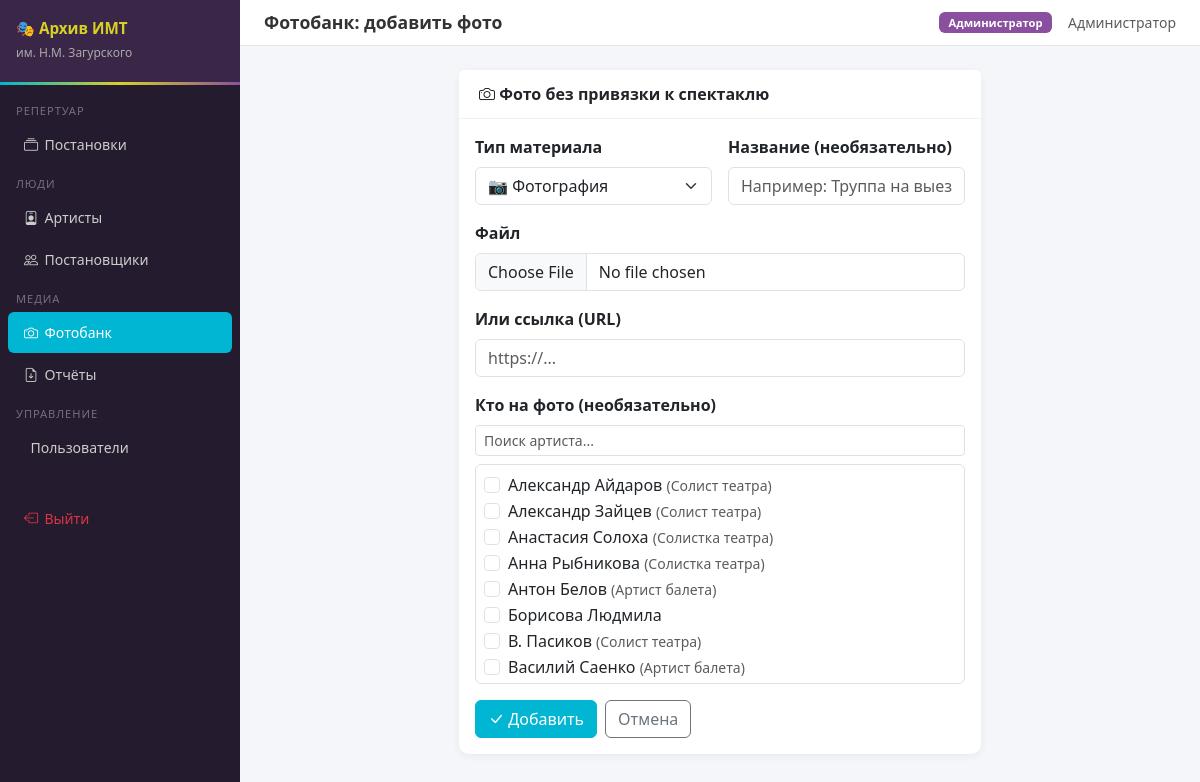
/photobank/add (signed in), run on the app's committed database.
### app.py (models this page shows, shortened)
class Role(db.Model):
    __tablename__ = 'roles'
    id           = db.Column(db.Integer, primary_key=True)
    name         = db.Column(db.String(50), unique=True, nullable=False)
    display_name = db.Column(db.String(100), nullable=False)
    users        = db.relationship('User', backref='role', lazy=True)

class User(UserMixin, db.Model):
    __tablename__ = 'users'
    id            = db.Column(db.Integer, primary_key=True)
    full_name     = db.Column(db.String(200), nullable=False)
    login         = db.Column(db.String(100), unique=True, nullable=False)
    password_hash = db.Column(db.String(255), nullable=False)
    role_id       = db.Column(db.Integer, db.ForeignKey('roles.id'), nullable=False)
    is_active     = db.Column(db.Boolean, default=True)
    created_at    = db.Column(db.DateTime, default=datetime.utcnow)
    @property
    def role_name(self):
        return self.role.name
    def can_edit(self):
        return self.role_name in [ROLE_ADMIN, ROLE_EDITOR, ROLE_ZAVLIT]
    def can_manage_users(self):
        return self.role_name == ROLE_ADMIN

class Artist(db.Model):
    __tablename__ = 'artists'
    id              = db.Column(db.Integer, primary_key=True)
    full_name       = db.Column(db.String(300), nullable=False)
    title           = db.Column(db.String(200))
    birth_year      = db.Column(db.Integer)
    death_year      = db.Column(db.Integer)
    description     = db.Column(db.Text)
    work_start_year = db.Column(db.Integer)
    work_end_year   = db.Column(db.Integer)
    created_at      = db.Column(db.DateTime, default=datetime.utcnow)
    cast_entries   = db.relationship('CastEntry', backref='artist', lazy=True)
    material_links = db.relationship('MaterialArtist', backref='artist', lazy=True)

### routes/photobank.py (the view, shortened to what this page needs)
@photobank_bp.route('/add', methods=['GET', 'POST'])
@editor_required
def add_photo():
    artists = Artist.query.order_by(Artist.full_name).all()
    return render_template('photobank/form.html', artists=artists)

### app.py (called while the page is built)
@login_manager.user_loader
def load_user(user_id):
    return db.session.get(User, int(user_id))

def editor_required(f):
    @wraps(f)
    @login_required
    def wrapped(*args, **kwargs):
        if not current_user.can_edit():
            flash('Недостаточно прав для этого действия.', 'danger')
            return redirect(url_for('productions.list_productions'))
        return f(*args, **kwargs)
    return wrapped

@app.context_processor
def inject_globals():
    return dict(ROLE_ADMIN=ROLE_ADMIN, ROLE_EDITOR=ROLE_EDITOR,
                ROLE_ZAVLIT=ROLE_ZAVLIT, ROLE_MUSIC=ROLE_MUSIC,
                ROLE_OBSERVER=ROLE_OBSERVER)

### templates/photobank/form.html (shortened to what this page needs)
{% extends 'base.html' %}
{% block page_title %}Фотобанк: добавить фото{% endblock %}
{% block content %}
<div class="row justify-content-center">
<div class="col-lg-7">
<div class="card">
  <div class="card-header"><i class="bi bi-camera"></i> Фото без привязки к спектаклю</div>
  <div class="card-body">
    <form method="POST" enctype="multipart/form-data">
      <div class="row g-3">
        <div class="col-md-6">
          <label class="form-label fw-semibold">Тип материала</label>
          <select name="material_type" class="form-select">
            <option value="photo" selected>📷 Фотография</option>
          </select>
        </div>
        <div class="col-md-6">
          <label class="form-label fw-semibold">Название (необязательно)</label>
          <input type="text" name="title" class="form-control" placeholder="Например: Труппа на выезде, 2023">
        </div>
        <div class="col-12">
          <label class="form-label fw-semibold">Файл</label>
          <input type="file" name="mat_file" class="form-control">
        </div>
        <div class="col-12">
          <label class="form-label fw-semibold">Или ссылка (URL)</label>
          <input type="url" name="url" class="form-control" placeholder="https://...">
        </div>
        <div class="col-12">
          <label class="form-label fw-semibold">Кто на фото (необязательно)</label>
          <input type="text" id="artistFilter" class="form-control form-control-sm mb-2" placeholder="Поиск артиста...">
          <div class="border rounded p-2" id="artistCheckboxes" style="max-height:220px;overflow-y:auto">
            {% for a in artists %}
            <div class="form-check">
              <input type="checkbox" class="form-check-input" name="artist_ids" value="{{ a.id }}" id="a{{ a.id }}">
              <label class="form-check-label" for="a{{ a.id }}">{{ a.full_name }}{% if a.title %} <small class="text-muted">({{ a.title }})</small>{% endif %}</label>
            </div>
            {% endfor %}
          </div>
        </div>
        <div class="col-12 d-flex gap-2">
          <button type="submit" class="btn btn-imt"><i class="bi bi-check-lg"></i> Добавить</button>
          <a href="{{ url_for('photobank.list_photobank') }}" class="btn btn-outline-secondary">Отмена</a>
        </div>
      </div>
    </form>
  </div>
</div>
</div>
</div>
{% endblock %}

### templates/base.html (shortened to what this page needs)
<!DOCTYPE html>
<html lang="ru">
<head>
<link href="https://cdn.jsdelivr.net/npm/bootstrap@5.3.2/dist/css/bootstrap.min.css" rel="stylesheet">
<link href="https://cdn.jsdelivr.net/npm/bootstrap-icons@1.11.3/font/bootstrap-icons.css" rel="stylesheet">
</head>
<body>
{% if current_user.is_authenticated %}
<div class="sidebar">
  <div class="sidebar-brand">
    <h5>🎭 Архив ИМТ</h5>
    <small>им. Н.М. Загурского</small>
  </div>
  <nav class="pt-2">
    <div class="sidebar-section">Репертуар</div>
    <a href="{{ url_for('productions.list_productions') }}" class="nav-link {% if request.blueprint=='productions' %}active{% endif %}">
      <i class="bi bi-collection"></i>Постановки
    </a>
    <div class="sidebar-section">Люди</div>
    <a href="{{ url_for('artists.list_artists') }}" class="nav-link {% if request.blueprint=='artists' %}active{% endif %}">
      <i class="bi bi-person-badge"></i>Артисты
    </a>
    <a href="{{ url_for('staging.list_directors') }}" class="nav-link {% if request.blueprint=='staging' %}active{% endif %}">
      <i class="bi bi-people"></i>Постановщики
    </a>
    <div class="sidebar-section">Медиа</div>
    <a href="{{ url_for('photobank.list_photobank') }}" class="nav-link {% if request.blueprint=='photobank' %}active{% endif %}">
      <i class="bi bi-camera"></i>Фотобанк
    </a>
    <a href="{{ url_for('reports.index') }}" class="nav-link {% if request.blueprint=='reports' %}active{% endif %}">
      <i class="bi bi-file-earmark-arrow-down"></i>Отчёты
    </a>
    {% if current_user.can_manage_users() %}
    <div class="sidebar-section">Управление</div>
    <a href="{{ url_for('admin.users') }}" class="nav-link {% if request.blueprint=='admin' %}active{% endif %}">
      Пользователи
    </a>
    {% endif %}
    <div class="sidebar-section mt-3"></div>
    <a href="{{ url_for('auth.logout') }}" class="nav-link text-danger">
      <i class="bi bi-box-arrow-left"></i>Выйти
    </a>
  </nav>
</div>
{% endif %}
<div class="{% if current_user.is_authenticated %}main-content{% else %}container-fluid{% endif %}">
  {% if current_user.is_authenticated %}
  <div class="topbar">
    <h4>{% block page_title %}{% endblock %}</h4>
    <div class="d-flex align-items-center gap-3">
      <span class="badge bg-secondary badge-role">{{ current_user.role.display_name }}</span>
      <span class="text-muted small">{{ current_user.full_name }}</span>
    </div>
  </div>
  {% endif %}
  {% block content %}{% endblock %}
</div>
</body>
</html>

### templates/base.html (style rules this page uses)
:root { --imt-cyan:#00B6D2; --imt-yellow:#D8D125; --imt-purple:#8A4F9F; --imt-dark:#241b2e; --imt-mid:#3a2647; --imt-accent:var(--imt-cyan); }
body { background:#f4f6f9;font-family:'Segoe UI',sans-serif;min-height:100vh; }
.sidebar { width:240px;min-height:100vh;background:var(--imt-dark);position:fixed;top:0;left:0;z-index:100;padding-top:0; }
.sidebar-brand { background:var(--imt-mid);padding:1.2rem 1rem;border-bottom:3px solid transparent;border-image:linear-gradient(90deg,var(--imt-cyan),var(--imt-yellow),var(--imt-purple)) 1; }
.sidebar-brand h5 { color:var(--imt-yellow);font-weight:700;margin:0;font-size:.95rem;line-height:1.3; }
.sidebar-brand small { color:#aaa;font-size:.75rem; }
.sidebar .nav-link { color:#ccc;padding:.6rem 1rem;border-radius:6px;margin:.1rem .5rem;font-size:.88rem;transition:all .2s; }
.sidebar .nav-link.active { background:var(--imt-cyan);color:#fff; }
.sidebar .nav-link i { width:20px;margin-right:.4rem; }
.sidebar-section { color:#776c82;font-size:.7rem;text-transform:uppercase;padding:.6rem 1rem .2rem;letter-spacing:.08em; }
.main-content { margin-left:240px;padding:1.5rem; }
.topbar { background:#fff;border-bottom:1px solid #e5e5e5;padding:.75rem 1.5rem;margin:-1.5rem -1.5rem 1.5rem;display:flex;align-items:center;justify-content:space-between; }
.topbar h4 { margin:0;font-size:1.1rem;font-weight:600;color:#333; }
.badge-role { font-size:.7rem;padding:.3rem .6rem;background:var(--imt-purple)!important; }
.card { border:none;border-radius:10px;box-shadow:0 2px 8px rgba(0,0,0,.06); }
.card-header { background:#fff;border-bottom:1px solid #f0f0f0;font-weight:600;padding:.75rem 1.25rem; }
.btn-imt { background:var(--imt-cyan);border-color:var(--imt-cyan);color:#fff; }
a { color:var(--imt-purple); }

### data on the page
Role: role.display_name "Администратор"
User: full_name "Администратор"
Artist: full_name "Александр Айдаров", title "Солист театра"
Artist: full_name "Александр Зайцев", title "Солист театра"
Artist: full_name "Анастасия Солоха", title "Солистка театра"
Artist: full_name "Анна Рыбникова", title "Солистка театра"
Artist: full_name "Антон Белов", title "Артист балета"
Artist: full_name "Борисова Людмила"
Artist: full_name "В. Пасиков", title "Солист театра"
Artist: full_name "Василий Саенко", title "Артист балета"
